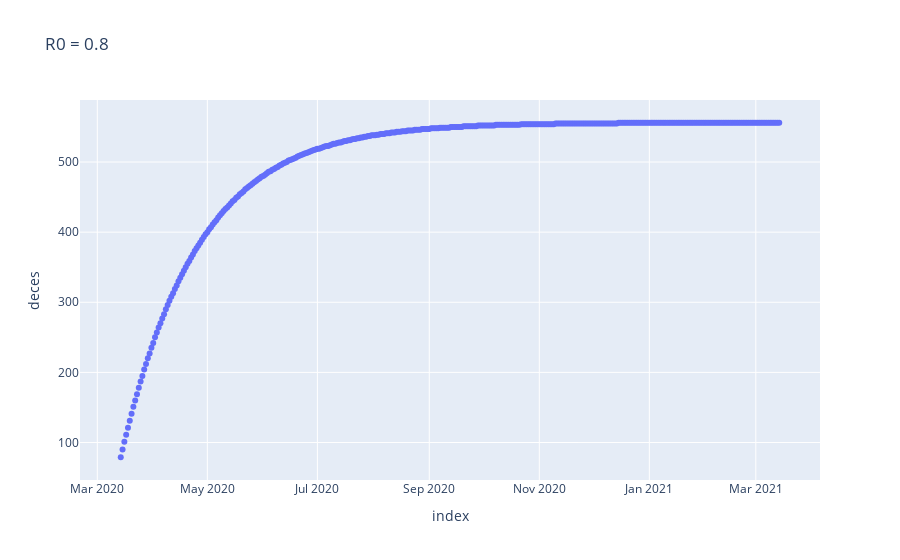

The notebook cell saved with this chart:
### Code cell
fig = px.scatter(df, x="index", y="deces", title='R0 = '+str(R0))
fig.show()

### Figure 1 — Plotly figure (JSON) as saved in the notebook; plotly's stock layout.template omitted (floating-point values rounded to 4 significant figures; data arrays with more than 128 entries replaced by an {"elided": "..."} marker saying what was removed)
{"data": [{"hoverlabel": {"namelength": 0}, "hovertemplate": "index=%{x}<br>deces=%{y}", "legendgroup": "", "marker": {"color": "#636efa", "symbol": "circle"}, "mode": "markers", "name": "", "showlegend": false, "type": "scatter", "x": {"elided": "366 str values"}, "xaxis": "x", "y": {"elided": "366 int values"}, "yaxis": "y"}], "layout": {"legend": {"tracegroupgap": 0}, "title": {"text": "R0 = 0.8"}, "xaxis": {"anchor": "y", "domain": [0, 1], "title": {"text": "index"}}, "yaxis": {"anchor": "x", "domain": [0, 1], "title": {"text": "deces"}}}}
